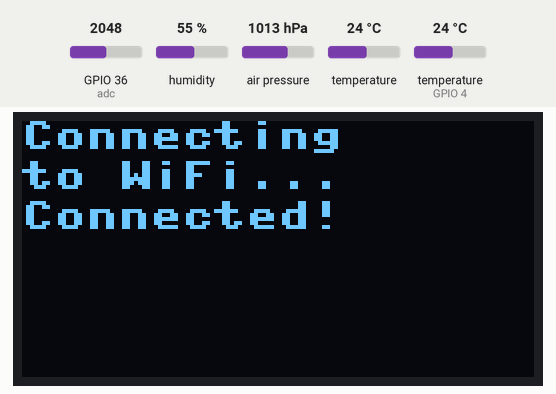
Simulated run of this program. Board: ESP32 board running MicroPython. Parts: 128×64 one-colour display. The inputs (shaded band) are chosen by the test bench; at power-on: humidity 55 %, GPIO 36 (adc) = 2048, air pressure 1013 hPa, temperature 24 °C, temperature (sensor on GPIO 4) 24 °C (analog values on the 0–4095 scale). WiFi joins after 1.5 s; no MQTT or app messages arrive unless stated; web requests get an empty 200 reply after 0.4 s; the clock reads 2024-03-15 10:24:30 at power-on unless the program sets it; library files of the repository ran but are not shown: ssd1306.py, BME280.py; what the program prints to the serial console is not drawn.

Above: at 1.6 s.
At 4.4 s:
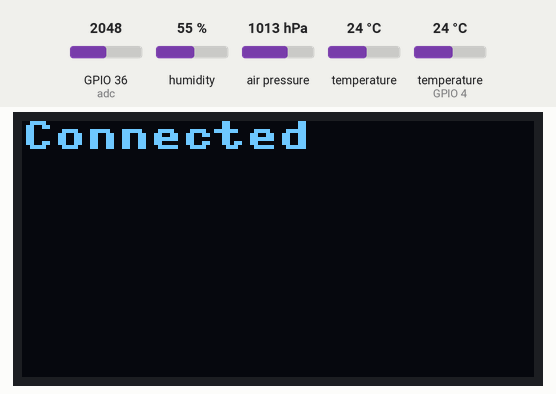
4.5 s: humidity set to 22 %
At 6.1 s:
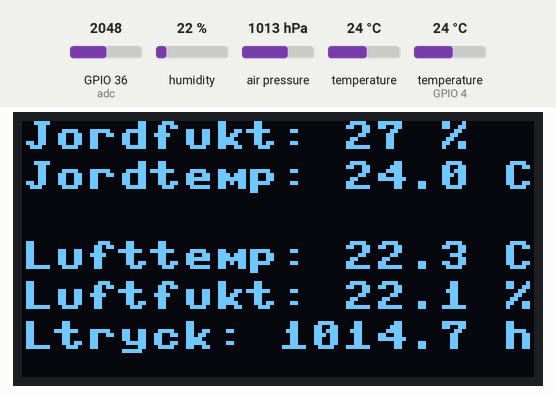
Timing chart, 0 to 7.6 s (numbered marks = the images above; inputs shaded):
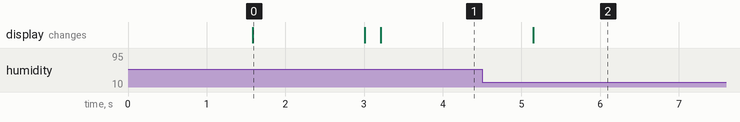

Measured:
- after the input at 4.5 s, the display: changes after 0.65 s (image 2)
- what the display in image 0 shows lasts 1.4 s, from 1.6 s to 3.0 s

The program:

main.py
```python
import machine
import ssd1306
from time import sleep_ms, sleep, time
import onewire
import ds18x20
import BME280
from umqttsimple import MQTTClient
import ubinascii
#import micropython
import network

#We start by setting up the OLED to be able to print information during startup

#OLED
i2cOLED = machine.I2C(-1, machine.Pin(22), machine.Pin(21), freq=500000)
display = ssd1306.SSD1306_I2C(128, 64, i2cOLED)
display.fill(0)
display.show()

#WIFI
def do_connect():
    import network
    sta_if = network.WLAN(network.STA_IF)       # Put modem on Station mode
    if not sta_if.isconnected():                # Check if already connected
        print('connecting to network...')
        display.fill(0)
        display.text("Connecting", 0, 0, 1)
        display.text("to WiFi...", 0, 10, 1)
        display.show()
        sta_if.active(True)                     # Activate network interface
        sta_if.connect('SSID', 'PASSWORD')     # Your WiFi Credential
        # Check if it is connected otherwise wait
        while not sta_if.isconnected():
            pass
        # Print the IP assigned by router
        print('network config:', sta_if.ifconfig())
        display.text("Connected!", 0, 20, 1)
        #IPaddr =  sta_if.ifconfig()[0])
        #display.text("IP: " +IPaddr, 0, 30, 1)
        display.show()

def http_get(url = 'http://detectportal.firefox.com/'):
    import socket                           # Used by HTML get request
    import time                             # Used for delay
    _, _, host, path = url.split('/', 3)    # Separate URL request
    addr = socket.getaddrinfo(host, 80)[0][-1]  # Get IP address of host
    s = socket.socket()                     # Initialise the socket
    s.connect(addr)                         # Try connecting to host address
    # Send HTTP request to the host with specific path
    s.send(bytes('GET /%s HTTP/1.0\r\nHost: %s\r\n\r\n' % (path, host), 'utf8'))
    time.sleep(1)                           # Sleep for a second
    rec_bytes = s.recv(10000)               # Receve response
    print(rec_bytes)                        # Print the response
    s.close()                               # Close connection

do_connect() # WiFi Connection
http_get() # HTTP request


#MQTT declarations
mqtt_server = '192.168.1.91' # change to your MQTT-broker IP-adress
client_id = ubinascii.hexlify(machine.unique_id())
topic_pub_temp1 = b'sensors/plant1/soilhum'
topic_pub_temp2 = b'sensors/plant1/soiltemp'
topic_pub_temp3 = b'sensors/plant1/airtemp'
topic_pub_temp4 = b'sensors/plant1/airhum'
topic_pub_temp5 = b'sensors/plant1/airpres'
last_message = 0
message_interval = 1

def connect_mqtt():
  global client_id, mqtt_server
  #client = MQTTClient(client_id, mqtt_server)
  client = MQTTClient(client_id, mqtt_server, user='USERNAME', password='PASSWORD') # Change to your username and password
  client.connect()
  print('Connected to %s MQTT broker' % (mqtt_server))
  return client

def restart_and_reconnect():
  print('Failed to connect to MQTT broker. Reconnecting...')
  time.sleep(10)
  machine.reset()

# Connect to MQTT Broker
try:
  display.fill(0)
  display.text("Connecting to", 0, 0, 1)
  display.text("MQTT Broker...", 0, 10, 1)
  display.show()
  client = connect_mqtt()
except OSError as e:
  display.fill(0)
  display.text("Failed to connect", 0, 0, 1)
  display.text("Restarting...", 0, 10, 1)
  display.show()
  restart_and_reconnect()

display.fill(0)
display.text("Connected", 0, 0, 1)
display.show()

#Sensor declarations

#BME280
i2cBME = machine.I2C(scl=machine.Pin(22), sda=machine.Pin(21), freq=10000)


#Soil moisture sensor
adc = machine.ADC(machine.Pin(36))
adc.atten(machine.ADC.ATTN_11DB) # change attenuation to full range 3.3V
wet = 1080 # calibrate (lowest value with sensor in a glass of water)
dry = 2400 # kalibrera (highest value with sensor in air)
def scale_value(value, in_min, out_max, out_min):
  scaled_value = ((value - in_min) * 100) / (out_max - out_min) # set value the 0-100 %
  return scaled_value

#Soil temperature, ds18x20
ds_pin = machine.Pin(4)
ds_sensor = ds18x20.DS18X20(onewire.OneWire(ds_pin))
roms = ds_sensor.scan() #if more than 1 sensor is connected
#print('Found DS devices: ', roms)

#Start loop
while True:
    #check wifi connection
    sta_if = network.WLAN(network.STA_IF)
    if not sta_if.isconnected():
        do_connect()
        sleep(1)
        try:
            display.fill(0)
            display.text("Connecting to", 0, 0, 1)
            display.text("MQTT Broker...", 0, 10, 1)
            display.show()
            client = connect_mqtt()
        except OSError as e:
            display.fill(0)
            display.text("Failed to connect", 0, 0, 1)
            display.text("Restarting...", 0, 10, 1)
            display.show()
            restart_and_reconnect()

    #jordfuktighet
    tmp = 0
    for y in range(0, 10): # average value of 10 readings during 1s
        tmp = tmp + adc.read()
        sleep_ms(100)
    moisture=tmp/10
    if moisture > dry: # sometimes the value would go outside the calibrated range
        moisture = dry
    if moisture < wet: # sometimes the value would go outside the calibrated range
        moisture = wet
    print('Soil Moisture: ', str(round(scale_value(moisture, dry, wet, dry))))
    ehum = str(round(scale_value(moisture, dry, wet, dry)))

#jordtemperatur
    ds_sensor.convert_temp()
    sleep_ms(750)
    for rom in roms:
        #print(rom)
        print('Soil Temperature: ', ("{0:.1f}").format(ds_sensor.read_temp(rom)))
        etemp = ("{0:.1f}").format(ds_sensor.read_temp(rom)) #only one sensor

#BME280
    bme = BME280.BME280(i2c=i2cBME)
    temp = ("{0:.1f}").format(bme.temperature)
    hum = ("{0:.1f}").format(bme.humidity)
    pres = ("{0:.1f}").format(bme.pressure)
    print('Air Temperature: ', temp)
    print('Air Humidity: ', hum)
    print('Air Pressure: ', pres)

#OLED
    display.fill(0)
    display.text("Jordfukt: " + ehum + " %", 0, 0, 1)
    display.text("Jordtemp: " + etemp + " C", 0, 10, 1)
    display.text("Lufttemp: " + temp + " C", 0, 30, 1)
    display.text("Luftfukt: " + hum + " %", 0, 40, 1)
    display.text("Ltryck: " + pres + " hPa", 0, 50, 1)
    display.show()

#MQTT publish
    if (time() - last_message) > message_interval:
        client.publish(topic_pub_temp1, ehum)
        client.publish(topic_pub_temp2, etemp)
        client.publish(topic_pub_temp3, temp)
        client.publish(topic_pub_temp4, hum)
        client.publish(topic_pub_temp5, pres)
        last_message = time()

#wait
    sleep(60)
```
